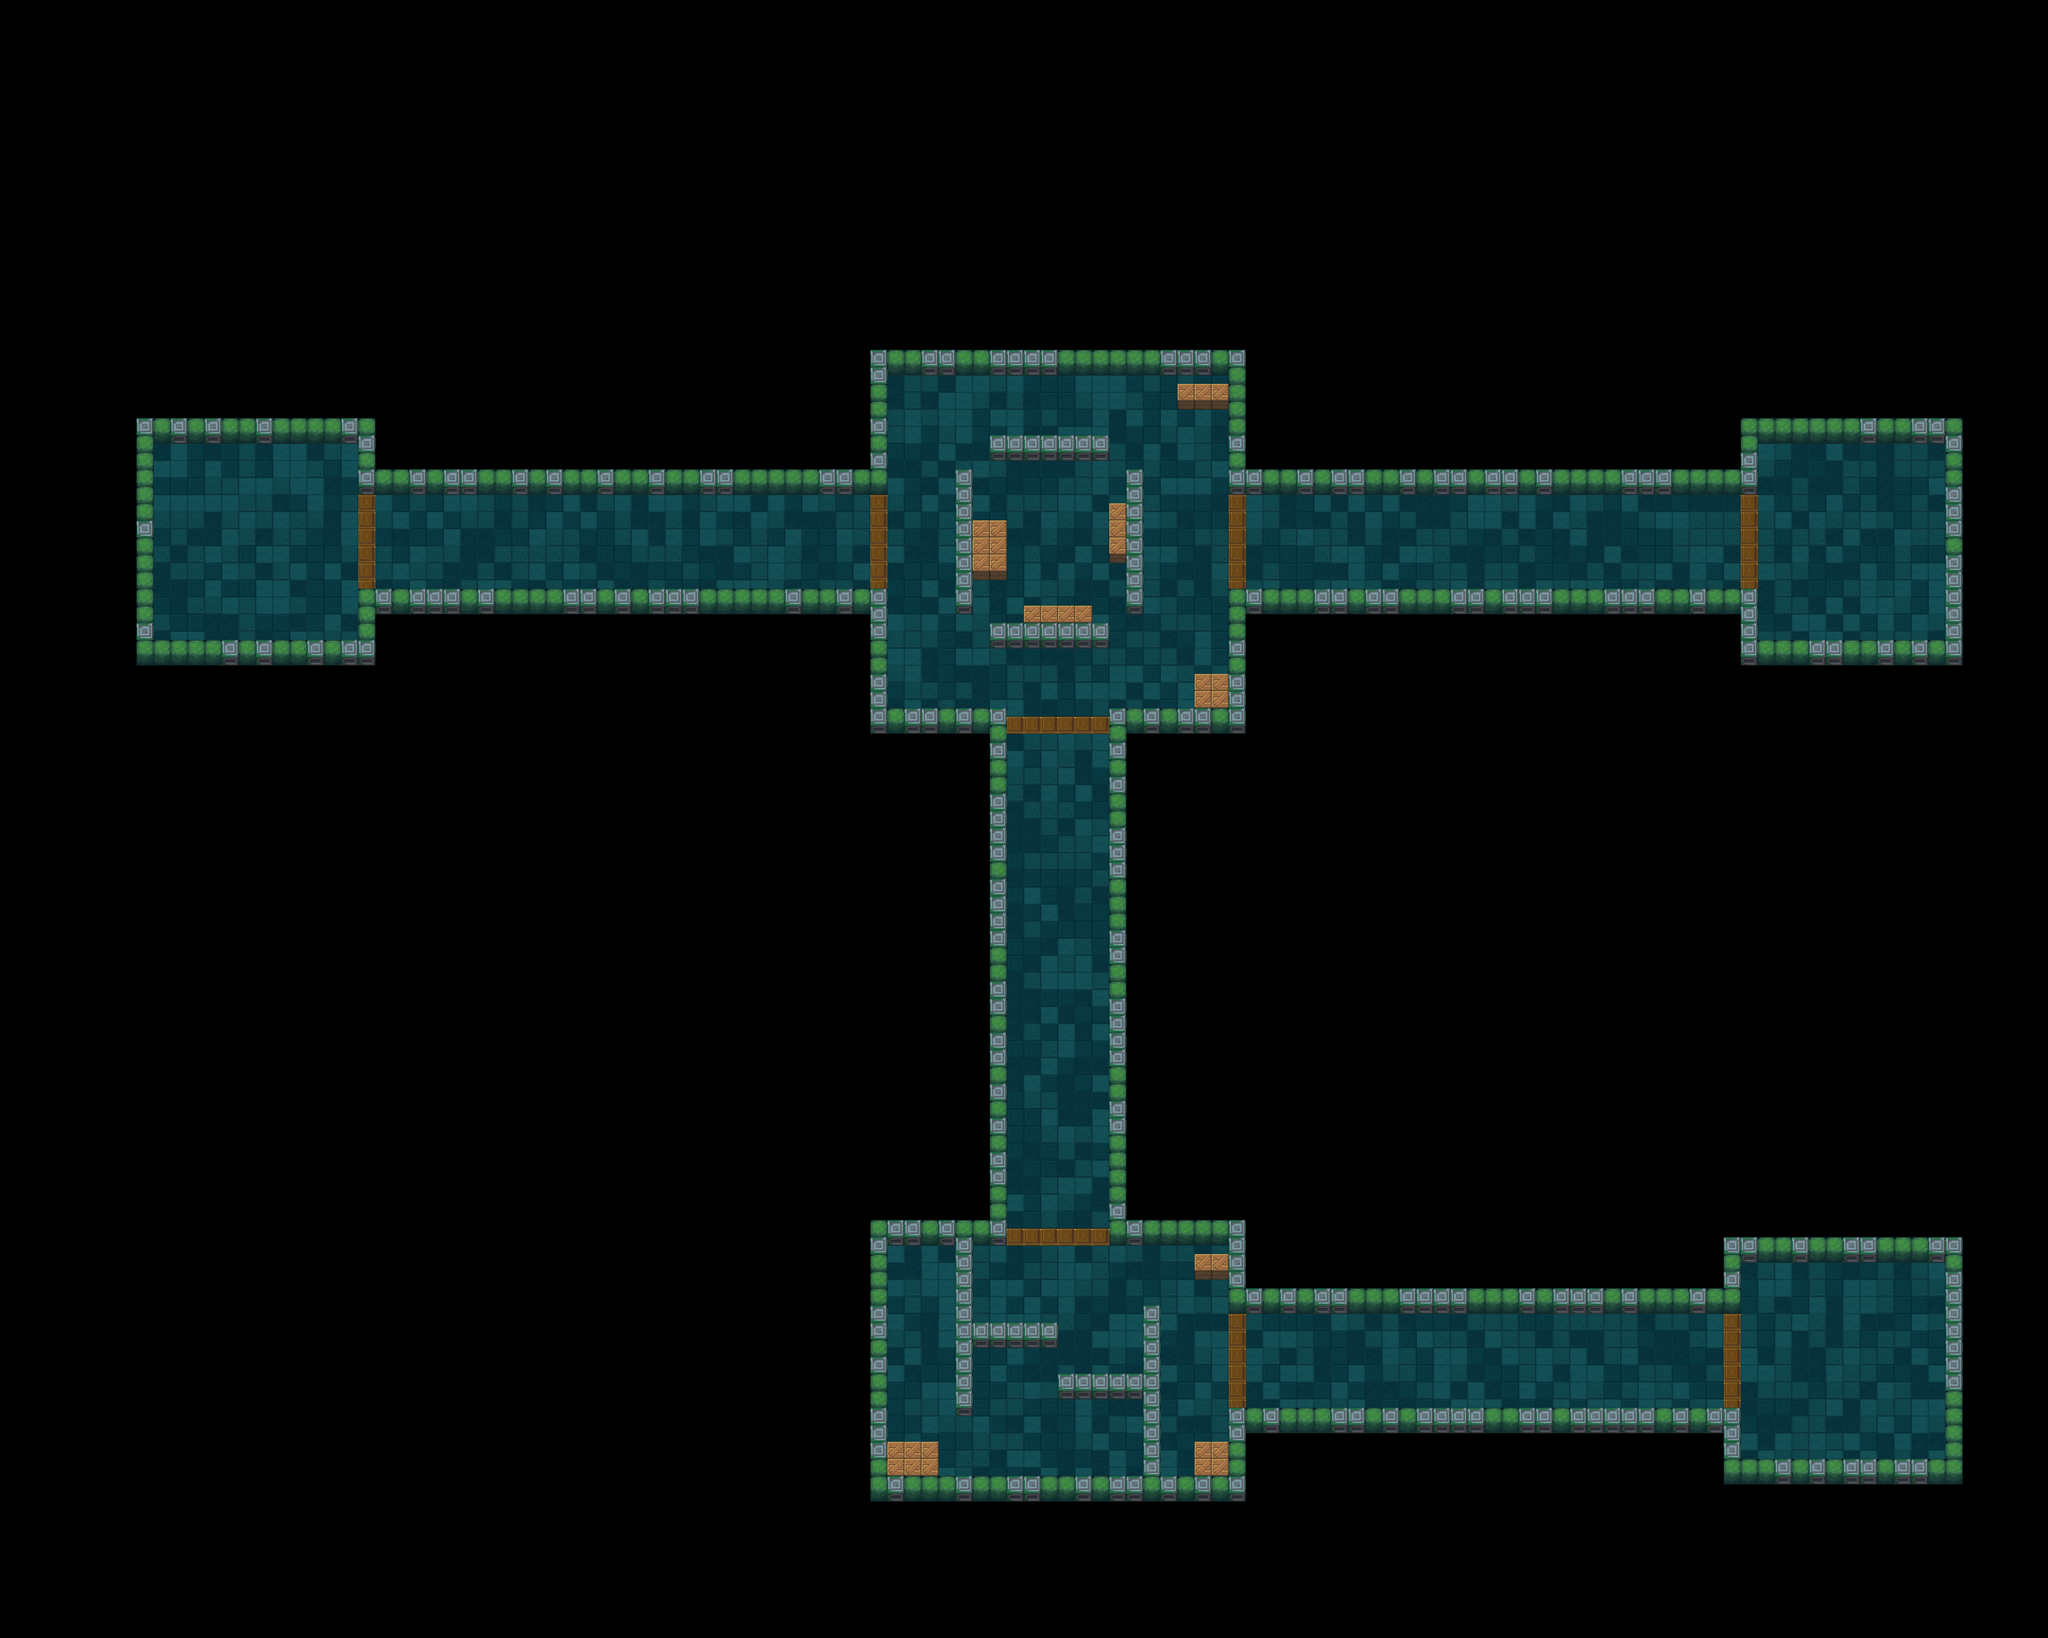

A 2D game scene composited from a Tiled map and its tileset images. What follows is a short description and the map's XML, with each tile layer's data collapsed to a summary:
An orthogonal 120x96 tile map with 40x40 px tiles, 6 tile layers (MonsterMeta, Meta, exit, floor, ...), 5 tilesets and 7 objects (CharacterPoint, Manager2, Manager1, Portal, Speed, ...).

<map version="1.2" tiledversion="1.3.4" orientation="orthogonal" renderorder="left-down" width="120" height="96" tilewidth="40" tileheight="40" infinite="0" nextlayerid="12" nextobjectid="8">
 <tileset firstgid="1" name="floors" tilewidth="40" tileheight="40" tilecount="4" columns="4">
  <image source="floors.png" width="160" height="40" />
 </tileset>
 <tileset firstgid="5" name="roomVerges" tilewidth="40" tileheight="60" tilecount="2" columns="2">
  <image source="1.png" width="80" height="60" />
 </tileset>
 <tileset firstgid="7" name="exit" tilewidth="40" tileheight="40" tilecount="2" columns="1">
  <image source="上下门（关）.png" width="40" height="80" />
 </tileset>
 <tileset firstgid="9" name="meta" tilewidth="40" tileheight="40" tilecount="7" columns="7">
  <image source="meta_tiles.png" width="280" height="70" />
  <tile id="0">
   <properties>
    <property name="Collidable" value="true" />
   </properties>
  </tile>
 </tileset>
 <tileset firstgid="16" name="木箱" tilewidth="40" tileheight="60" tilecount="1" columns="1">
  <image source="木箱.png" width="40" height="60" />
 </tileset>
 <layer id="1" name="MonsterMeta" width="120" height="96" opacity="0">
  <data>[11520 cells, 609 non-empty, 1 distinct tile ids]</data>
 </layer>
 <layer id="2" name="Meta" width="120" height="96" opacity="0">
  <data>[11520 cells, 577 non-empty, 1 distinct tile ids]</data>
 </layer>
 <layer id="3" name="exit" width="120" height="96">
  <properties>
   <property name="cc_vertexz" value="-500" />
  </properties>
  <data>[11520 cells, 48 non-empty, 1 distinct tile ids]</data>
 </layer>
 <layer id="4" name="floor" width="120" height="96">
  <properties>
   <property name="cc_vertexz" value="-500" />
  </properties>
  <data>[11520 cells, 1790 non-empty, 4 distinct tile ids]</data>
 </layer>
 <layer id="5" name="box" width="120" height="96">
  <properties>
   <property name="cc_vertexz" value="automatic" />
  </properties>
  <data>[11520 cells, 32 non-empty, 1 distinct tile ids]</data>
 </layer>
 <layer id="6" name="roomVerge" width="120" height="96">
  <properties>
   <property name="cc_vertexz" value="automatic" />
  </properties>
  <data>[11520 cells, 552 non-empty, 2 distinct tile ids]</data>
 </layer>
 <objectgroup id="7" name="Object">
  <object id="1" name="CharacterPoint" x="600" y="1284" />
 </objectgroup>
 <objectgroup id="8" name="ObjectManager">
  <object id="2" name="Manager2" x="2452" y="1255" width="15" height="15" />
  <object id="3" name="Manager1" x="2463" y="3186" width="31" height="19" />
 </objectgroup>
 <objectgroup id="9" name="ObjectPortal">
  <object id="4" name="Portal" x="4343.33" y="3181.33" />
 </objectgroup>
 <objectgroup id="10" name="ObjectSpeed">
  <object id="5" name="Speed" x="2269" y="1465" width="22" height="24" />
  <object id="6" name="Speed2" x="2625" y="1061" width="26" height="26" />
 </objectgroup>
 <objectgroup id="11" name="ObjectTreasure">
  <object id="7" name="Treasure1" x="4341" y="1262" width="32" height="28" />
 </objectgroup>
</map>
